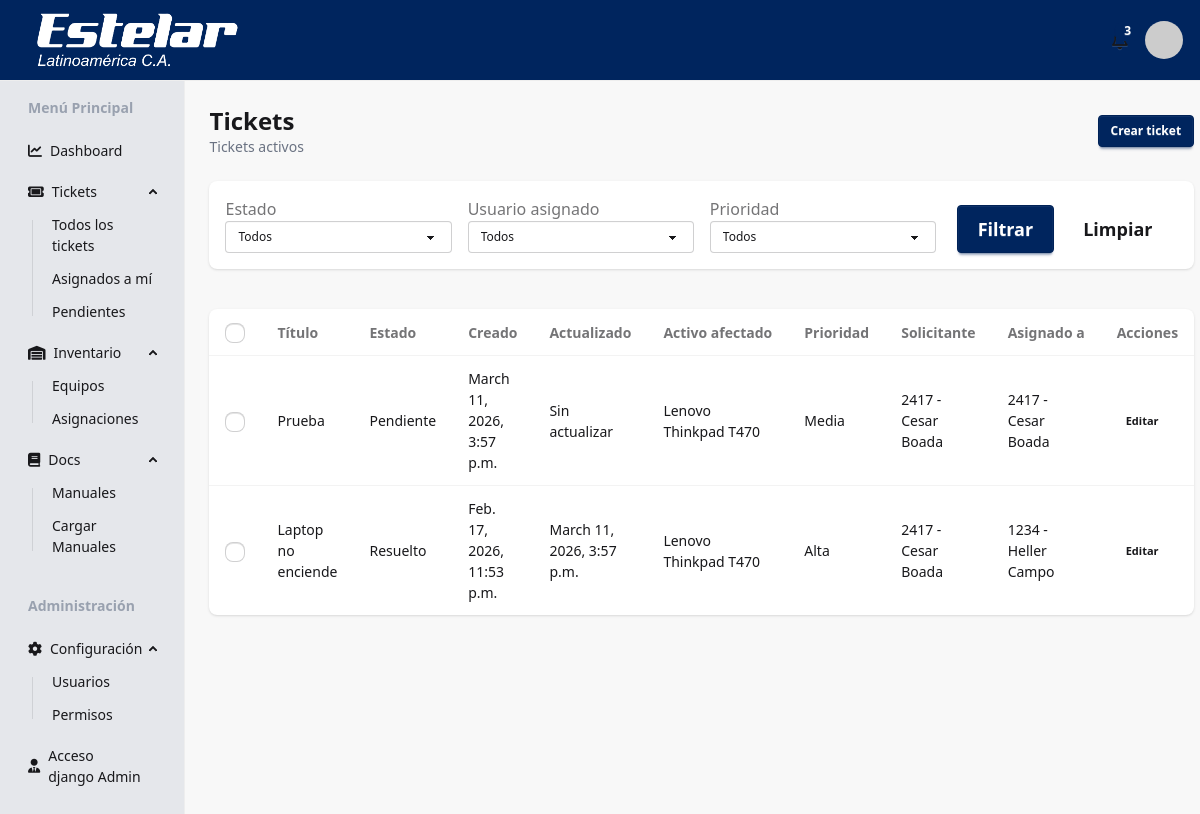
The app's page /tickets/view/ (signed in), older data.
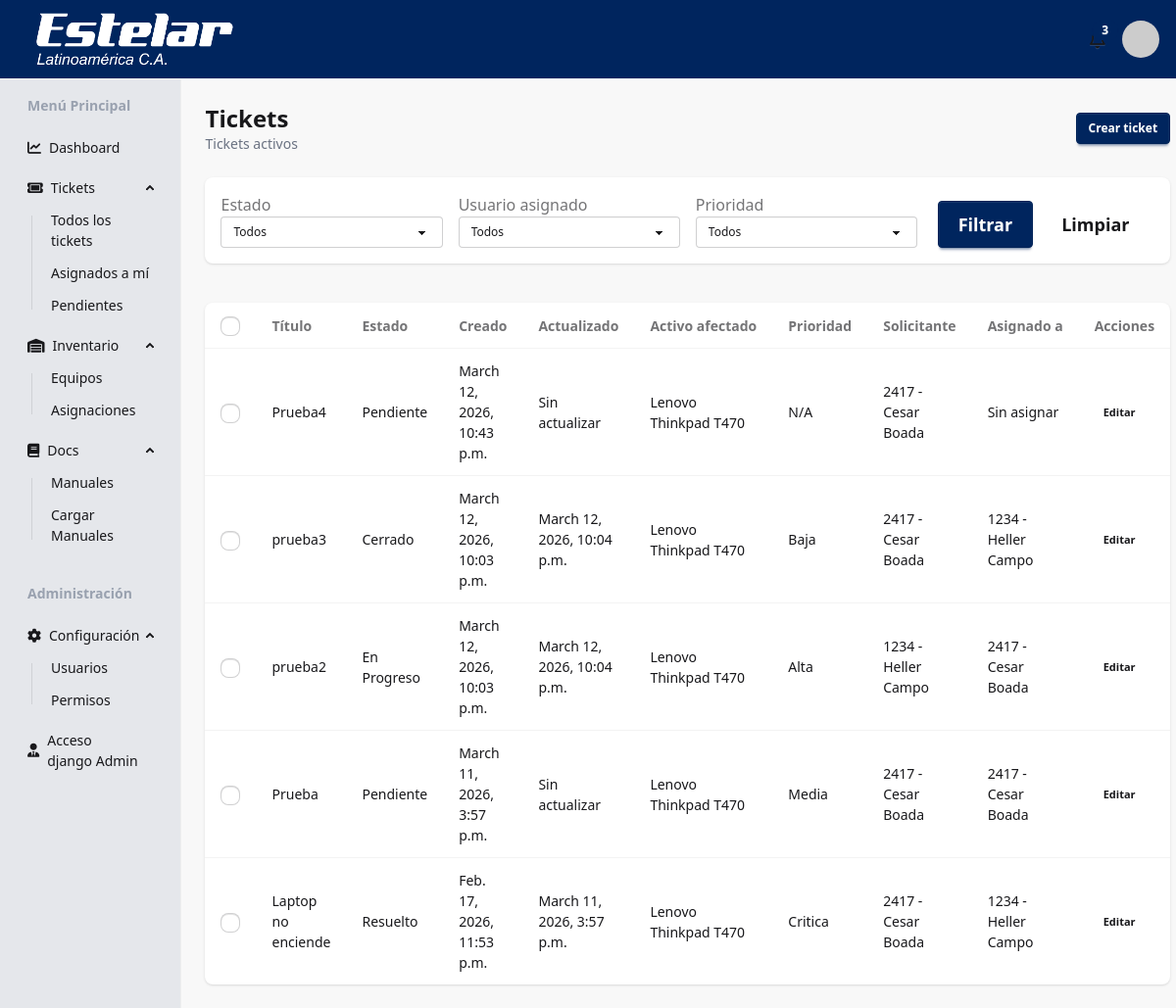
The same page, newer data.
### tickets/models.py (models this page shows, shortened)
class tickets(models.Model):
    codigo_ticket = models.CharField(max_length=30, unique=True)
    titulo = models.CharField(max_length=150)
    descripcion = models.TextField()
    prioridad = models.ForeignKey(
        matriz_prioridad,
        on_delete=models.PROTECT,
        to_field='prioridad',
        db_column='prioridad',
        related_name='tickets',
        default='N/A',
    )
    ESTADO_TYPES = [
        ('Pendiente', 'Pendiente'),
        ('En Progreso', 'En Progreso'),
        ('Resuelto', 'Resuelto'),
        ('Cerrado', 'Cerrado'),
    ]
    estado = models.CharField(max_length=30, default='Pendiente', choices=ESTADO_TYPES)
    solicitante = models.ForeignKey(
        'users.usuario',
        on_delete=models.PROTECT,
        to_field='ID_empleado',
        db_column='solicitante',
        related_name='tickets_solicitados',
    )
    usuario = models.ForeignKey(
        'users.usuario',
        on_delete=models.PROTECT,
        to_field='ID_empleado',
        db_column='usuario',
        related_name='tickets_asignados',
        null=True,
        blank=True,
    )
    activo_afectado = models.ForeignKey(
        'inventory.activos',
        on_delete=models.CASCADE,
        to_field='codigo',
        db_column='activo_afectado',
        related_name='tickets_afectados',
        limit_choices_to={'estado': 'activo'},
)
    fecha_creacion = models.DateTimeField(auto_now_add=True)
    fecha_resolucion = models.DateTimeField(null=True, blank=True)

class matriz_prioridad(models.Model):
    prioridad = models.CharField(max_length=20, unique=True)
    tiempo_respuesta_minutos = models.IntegerField()
    tiempo_resolucion_minutos = models.IntegerField()
    def __str__(self):
        return f"{self.prioridad}"

### inventory/models.py (models this page shows)
class activos(models.Model):
    codigo = models.CharField(max_length=50, primary_key=True)
    categoria = models.ForeignKey(
        activos_categoria,
        on_delete=models.PROTECT,
        to_field='nombre',
        db_column='categoria',
        related_name='activos',
    )
    marca = models.CharField(max_length=50)
    modelo = models.CharField(max_length=50)
    serial = models.CharField(max_length=50, unique=True)
    sede = models.ForeignKey(
        'users.sede',
        on_delete=models.PROTECT,
        to_field='codigo',
        related_name='activos',
    )
    usuario_asignado = models.ForeignKey(
        'users.usuario',
        on_delete=models.SET_NULL,
        null=True,
        blank=True,
        related_name='activos_asignados',
        to_field='ID_empleado',
        db_column='usuario_asignado'
    )
    departamento = models.ForeignKey(
        'users.departamento',
        on_delete=models.PROTECT,
        to_field='nombre',
        db_column='departamento',
        related_name='activos'
    )
    estado = models.CharField(max_length=50) #'Activo', 'Inactivo', 'Dado de baja'
    verbose_name_plural = "activos"
    def __str__(self):
        return f"{self.marca} {self.modelo}"

### users/models.py (models this page shows)
class usuario(AbstractUser):
    validador_empleado = RegexValidator(
        regex=r'^\d{4}',
        message="el numero de empleado debe tener 4 digitos"
    )
    ID_empleado = models.CharField(
        max_length=4,
        unique=True,
        validators=[validador_empleado],
        help_text="ID de empleado de 4 digitos",
        default="0000"
    )
    USERNAME_FIELD = 'ID_empleado'
    departamento = models.ForeignKey(
        'departamento',
        on_delete=models.SET_NULL,
        null=True,
        related_name='usuarios'
        )
    sede = models.ForeignKey(
        'sede',
        on_delete=models.SET_NULL,
        null=True,
        related_name='usuarios'
        )
    REQUIRED_FIELDS = ['username', 'email']
    def __str__(self):
        return f"{self.ID_empleado} - {self.get_full_name()}"

### tickets/views.py (the view)
# urls.py: path('view/', views.tickets_view, name='tickets_view'),
@login_required
def tickets_view(request):
    tickets_registrados = tickets.objects.select_related('activo_afectado', 'prioridad', 'solicitante', 'usuario').order_by(
        '-fecha_creacion'
    )
    estado = request.GET.get('estado', '').strip()
    usuario_asignado = request.GET.get('usuario_asignado', '').strip()
    prioridad = request.GET.get('prioridad', '').strip()
    if estado:
        tickets_registrados = tickets_registrados.filter(estado=estado)
    if usuario_asignado:
        tickets_registrados = tickets_registrados.filter(usuario_id=usuario_asignado)
    if prioridad:
        tickets_registrados = tickets_registrados.filter(prioridad_id=prioridad)
    filtros = {
        'estado': estado,
        'usuario_asignado': usuario_asignado,
        'prioridad': prioridad,
    }
    contexto = {
        'tickets': tickets_registrados,
        'estados': tickets.ESTADO_TYPES,
        'usuarios_asignados': usuario.objects.filter(is_active=True).order_by('first_name', 'last_name', 'ID_empleado'),
        'prioridades': matriz_prioridad.objects.order_by('prioridad'),
        'filtros': filtros,
    }
    return render(request, 'tickets_view.html', contexto)

### tickets/templates/tickets_view.html (shortened to what the changed rows need)
{% extends 'base.html' %}
{% block content %}
<div class="space-y-6">
    <div class="flex flex-col gap-4 sm:flex-row sm:items-center sm:justify-between">
        <div>
            <h1 class="text-2xl font-bold">Tickets</h1>
        </div>
    </div>
    <form method="post" action="{% url 'tickets_delete' %}" class="space-y-4">
        <div class="overflow-x-auto bg-base-100 rounded-lg shadow">
            <table class="table w-full">
                <thead>
                    <tr>
                        {% if perms.tickets.delete_tickets %}
                        <th><input type="checkbox" id="select-all" class="checkbox checkbox-sm" /></th>
                        {% endif %}
                        <th>Título</th>
                        <th>Estado</th>
                        <th>Creado</th>
                        <th>Actualizado</th>
                        <th>Activo afectado</th>
                        <th>Prioridad</th>
                        <th>Solicitante</th>
                        <th>Asignado a</th>
                        <th>Acciones</th>
                    </tr>
                </thead>
                <tbody>
                    {% for ticket in tickets %}
                        <tr>
                            {% if perms.tickets.delete_tickets %}
                            <td>
                                <input type="checkbox" name="tickets_seleccionados" value="{{ ticket.id }}" class="checkbox checkbox-sm row-checkbox" />
                            </td>
                            {% endif %}
                            <td>{{ ticket.titulo }}</td>
                            <td>{{ ticket.estado }}</td>
                            <td>{{ ticket.fecha_creacion }}</td>
                            <td>{{ ticket.fecha_resolucion|default:'Sin actualizar' }}</td>
                            <td>{{ ticket.activo_afectado }}</td>
                            <td>{{ ticket.prioridad }}</td>
                            <td>{{ ticket.solicitante }}</td>
                            <td>{{ ticket.usuario|default:'Sin asignar' }}</td>
                            <td>
                                {% if perms.tickets.change_tickets %}
                                <a href="{% url 'tickets_edit' ticket.id %}" class="btn btn-ghost btn-xs">Editar</a>
                                {% else %}
                                <span class="text-gray-400 text-xs">Sin acciones</span>
                                {% endif %}
                            </td>
                        </tr>
                    {% empty %}
                        <tr>
                            <td colspan="{% if perms.tickets.delete_tickets %}10{% else %}9{% endif %}" class="text-center text-gray-500 py-6">No hay tickets registrados.</td>
                        </tr>
                    {% endfor %}
                </tbody>
            </table>
        </div>
    </form>
</div>
{% endblock %}

Row changes from the older to the newer data that the page shows:
added tickets: titulo "Prueba4", estado "Pendiente", fecha_creacion "March 12, 2026, 10:43 p.m.", fecha_resolucion "Sin actualizar", activo_afectado "Lenovo Thinkpad T470", prioridad "N/A", solicitante "2417 - Cesar Boada", usuario "Sin asignar"
added tickets: titulo "prueba3", estado "Cerrado", fecha_creacion "March 12, 2026, 10:03 p.m.", fecha_resolucion "March 12, 2026, 10:04 p.m.", activo_afectado "Lenovo Thinkpad T470", prioridad "Baja", solicitante "2417 - Cesar Boada", usuario "1234 - Heller Campo"
added tickets: titulo "prueba2", estado "En Progreso", fecha_creacion "March 12, 2026, 10:03 p.m.", fecha_resolucion "March 12, 2026, 10:04 p.m.", activo_afectado "Lenovo Thinkpad T470", prioridad "Alta", solicitante "1234 - Heller Campo", usuario "2417 - Cesar Boada"
changed tickets "Laptop no enciende": prioridad "Alta" → "Critica"
